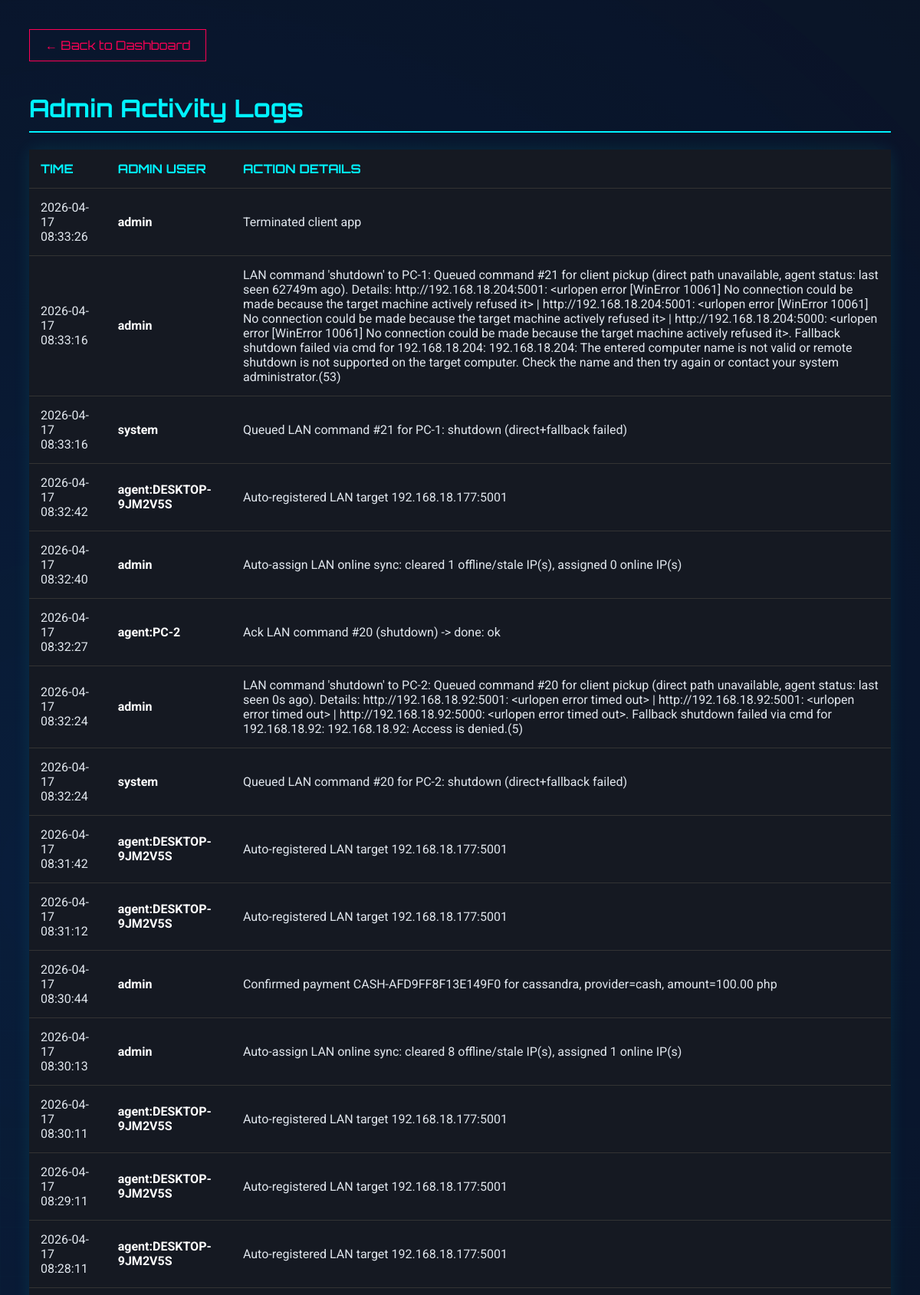
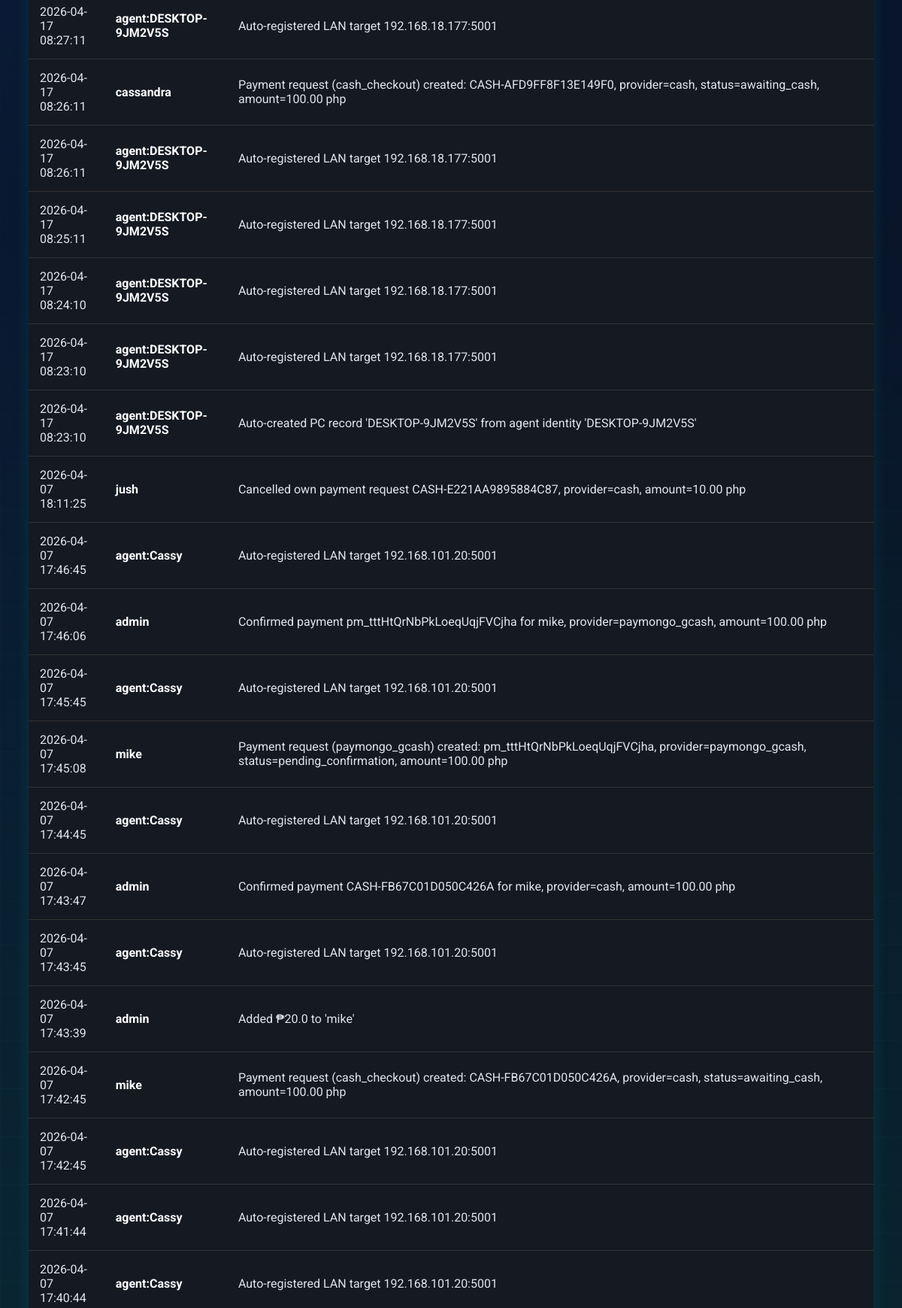
The app's page /logs (signed in, upper part) with its own data (2 pictures, top to bottom).
### app.py (models this page shows)
class AdminLog(db.Model):
    id = db.Column(db.Integer, primary_key=True)
    admin_name = db.Column(db.String(80))
    action = db.Column(db.String(255))
    timestamp = db.Column(db.DateTime, default=datetime.now)

### app.py (the view)
@app.route('/logs')
@login_required
def view_logs():
    if not current_user.is_admin: return redirect(url_for('index'))
    logs = AdminLog.query.order_by(AdminLog.timestamp.desc()).all()
    return render_template('logs.html', logs=logs)

### app.py (called while the page is built, shortened)
@login_manager.user_loader
def load_user(user_id):
    return db.session.get(User, int(user_id))

@app.before_request
def bootstrap_schema():
    if not getattr(app, "_schema_ready", False):
        db.create_all()
        ensure_pc_lan_ip_column()
        ensure_booking_date_column()
        ensure_session_last_charged_at_column()
        app._schema_ready = True

def start_periodic_billing():
    global _billing_thread_started
    if _billing_thread_started:
        return

@app.before_request
def ensure_billing_started():
    start_periodic_billing()

### templates/logs.html (shortened to what this page needs)
<!DOCTYPE html>
<html lang="en">
<head>
</head>
<body>
    {% include '_animated_background.html' %}
    <a href="/" class="back-btn">← Back to Dashboard</a>
    <h1>Admin Activity Logs</h1>
    <table>
        <thead>
            <tr>
                <th>Time</th>
                <th>Admin User</th>
                <th>Action Details</th>
            </tr>
        </thead>
        <tbody>
            {% for log in logs %}
            <tr>
                <td>{{ log.timestamp.strftime('%Y-%m-%d %H:%M:%S') }}</td>
                <td style="font-weight: bold; color: white;">{{ log.admin_name }}</td>
                <td>{{ log.action }}</td>
            </tr>
            {% else %}
            <tr>
                <td colspan="3" style="text-align:center; color:#666;">No logs found.</td>
            </tr>
            {% endfor %}
        </tbody>
    </table>
</body>
</html>

### templates/logs.html (style rules this page uses)
body { background-color: #0b0c15; color: #e0e6ed; font-family: 'Roboto', sans-serif; padding: 30px; }
h1 { font-family: 'Orbitron', sans-serif; color: #00f3ff; border-bottom: 2px solid #00f3ff; padding-bottom: 10px; }
table { width: 100%; border-collapse: collapse; background: #151922; margin-top: 20px; box-shadow: 0 0 20px rgba(0, 243, 255, 0.1); }
th, td { padding: 15px; text-align: left; border-bottom: 1px solid #333; }
th { color: #00f3ff; text-transform: uppercase; font-family: 'Orbitron', sans-serif; }
.back-btn { display: inline-block; margin-bottom: 20px; color: #ff0055; text-decoration: none; border: 1px solid #ff0055; padding: 10px 20px; font-family: 'Orbitron', sans-serif; }

### templates/_animated_background.html (style rules this page uses)
body > *:not(.cyber-bg) { position: relative; z-index: 1; }

### records on screen
AdminLog: timestamp "2026-04-17 08:33:26", admin_name "admin", action "Terminated client app"
AdminLog: timestamp "2026-04-17 08:33:16", admin_name "admin", action "LAN command 'shutdown' to PC-1: Queued command #21 for client pickup (direct path unavailable, agent status: last seen 62749m ago). Details: http://192.168.18.204:5001: <urlopen error [WinError 10061] No connection could be made because the target machine actively refused it> | http://192.168.18.204:5001: <urlopen error [WinError 10061] No connection could be made because the target machine actively refused it> | http://192.168.18.204:5000: <urlopen error [WinError 10061] No connection could be made because the target machine actively refused it>. Fallback shutdown failed via cmd for 192.168.18.204: 192.168.18.204: The entered computer name is not valid or remote shutdown is not supported…"
AdminLog: timestamp "2026-04-17 08:33:16", admin_name "system", action "Queued LAN command #21 for PC-1: shutdown (direct+fallback failed)"
AdminLog: timestamp "2026-04-17 08:32:42", admin_name "agent:DESKTOP-9JM2V5S", action "Auto-registered LAN target 192.168.18.177:5001"
AdminLog: timestamp "2026-04-17 08:32:40", admin_name "admin", action "Auto-assign LAN online sync: cleared 1 offline/stale IP(s), assigned 0 online IP(s)"
AdminLog: timestamp "2026-04-17 08:32:27", admin_name "agent:PC-2", action "Ack LAN command #20 (shutdown) -> done: ok"
AdminLog: timestamp "2026-04-17 08:32:24", admin_name "admin", action "LAN command 'shutdown' to PC-2: Queued command #20 for client pickup (direct path unavailable, agent status: last seen 0s ago). Details: http://192.168.18.92:5001: <urlopen error timed out> | http://192.168.18.92:5001: <urlopen error timed out> | http://192.168.18.92:5000: <urlopen error timed out>. Fallback shutdown failed via cmd for 192.168.18.92: 192.168.18.92: Access is denied.(5)"
AdminLog: timestamp "2026-04-17 08:32:24", admin_name "system", action "Queued LAN command #20 for PC-2: shutdown (direct+fallback failed)"
AdminLog: timestamp "2026-04-17 08:31:42", admin_name "agent:DESKTOP-9JM2V5S", action "Auto-registered LAN target 192.168.18.177:5001"
AdminLog: timestamp "2026-04-17 08:31:12", admin_name "agent:DESKTOP-9JM2V5S", action "Auto-registered LAN target 192.168.18.177:5001"
AdminLog: timestamp "2026-04-17 08:30:44", admin_name "admin", action "Confirmed payment CASH-AFD9FF8F13E149F0 for cassandra, provider=cash, amount=100.00 php"
AdminLog: timestamp "2026-04-17 08:30:13", admin_name "admin", action "Auto-assign LAN online sync: cleared 8 offline/stale IP(s), assigned 1 online IP(s)"
AdminLog: timestamp "2026-04-17 08:30:11", admin_name "agent:DESKTOP-9JM2V5S", action "Auto-registered LAN target 192.168.18.177:5001"
AdminLog: timestamp "2026-04-17 08:29:11", admin_name "agent:DESKTOP-9JM2V5S", action "Auto-registered LAN target 192.168.18.177:5001"
AdminLog: timestamp "2026-04-17 08:28:11", admin_name "agent:DESKTOP-9JM2V5S", action "Auto-registered LAN target 192.168.18.177:5001"
AdminLog: timestamp "2026-04-17 08:27:11", admin_name "agent:DESKTOP-9JM2V5S", action "Auto-registered LAN target 192.168.18.177:5001"
AdminLog: timestamp "2026-04-17 08:26:11", admin_name "cassandra", action "Payment request (cash_checkout) created: CASH-AFD9FF8F13E149F0, provider=cash, status=awaiting_cash, amount=100.00 php"
AdminLog: timestamp "2026-04-17 08:26:11", admin_name "agent:DESKTOP-9JM2V5S", action "Auto-registered LAN target 192.168.18.177:5001"
AdminLog: timestamp "2026-04-17 08:25:11", admin_name "agent:DESKTOP-9JM2V5S", action "Auto-registered LAN target 192.168.18.177:5001"
AdminLog: timestamp "2026-04-17 08:24:10", admin_name "agent:DESKTOP-9JM2V5S", action "Auto-registered LAN target 192.168.18.177:5001"
AdminLog: timestamp "2026-04-17 08:23:10", admin_name "agent:DESKTOP-9JM2V5S", action "Auto-registered LAN target 192.168.18.177:5001"
AdminLog: timestamp "2026-04-17 08:23:10", admin_name "agent:DESKTOP-9JM2V5S", action "Auto-created PC record 'DESKTOP-9JM2V5S' from agent identity 'DESKTOP-9JM2V5S'"
AdminLog: timestamp "2026-04-07 18:11:25", admin_name "jush", action "Cancelled own payment request CASH-E221AA9895884C87, provider=cash, amount=10.00 php"
AdminLog: timestamp "2026-04-07 17:46:45", admin_name "agent:Cassy", action "Auto-registered LAN target 192.168.101.20:5001"
AdminLog: timestamp "2026-04-07 17:46:06", admin_name "admin", action "Confirmed payment pm_tttHtQrNbPkLoeqUqjFVCjha for mike, provider=paymongo_gcash, amount=100.00 php"
AdminLog: timestamp "2026-04-07 17:45:45", admin_name "agent:Cassy", action "Auto-registered LAN target 192.168.101.20:5001"
AdminLog: timestamp "2026-04-07 17:45:08", admin_name "mike", action "Payment request (paymongo_gcash) created: pm_tttHtQrNbPkLoeqUqjFVCjha, provider=paymongo_gcash, status=pending_confirmation, amount=100.00 php"
AdminLog: timestamp "2026-04-07 17:44:45", admin_name "agent:Cassy", action "Auto-registered LAN target 192.168.101.20:5001"
AdminLog: timestamp "2026-04-07 17:43:47", admin_name "admin", action "Confirmed payment CASH-FB67C01D050C426A for mike, provider=cash, amount=100.00 php"
AdminLog: timestamp "2026-04-07 17:43:45", admin_name "agent:Cassy", action "Auto-registered LAN target 192.168.101.20:5001"
AdminLog: timestamp "2026-04-07 17:43:39", admin_name "admin", action "Added ₱20.0 to 'mike'"
AdminLog: timestamp "2026-04-07 17:42:45", admin_name "mike", action "Payment request (cash_checkout) created: CASH-FB67C01D050C426A, provider=cash, status=awaiting_cash, amount=100.00 php"
AdminLog: timestamp "2026-04-07 17:42:45", admin_name "agent:Cassy", action "Auto-registered LAN target 192.168.101.20:5001"
AdminLog: timestamp "2026-04-07 17:41:44", admin_name "agent:Cassy", action "Auto-registered LAN target 192.168.101.20:5001"
AdminLog: timestamp "2026-04-07 17:40:44", admin_name "agent:Cassy", action "Auto-registered LAN target 192.168.101.20:5001"
